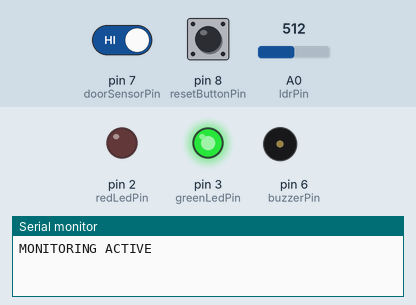
This sketch was run on a simulated Arduino Mega 2560, built with avr-gcc and run on an emulated ATmega2560. Shown: output pins drawn as LEDs (lit = HIGH), buzzer (waves = sounding, pin HIGH), the last lines printed to the serial monitor. Dashed ring = blinking. The test bench sets the inputs (shaded band); at power-on: A0 (ldrPin) = 512, pin 7 (doorSensorPin) HIGH, pin 8 (resetButtonPin) HIGH.

Above: at 1.2 s.
1.3 s: A0 (ldrPin) set to 584
3.0 s: A0 (ldrPin) set to 616
At 3.9 s:
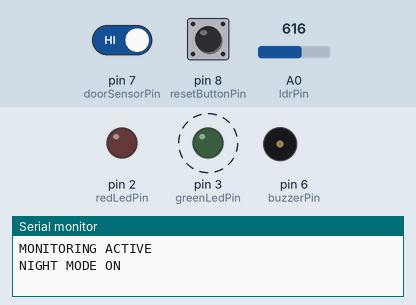
6.0 s: pin 7 (doorSensorPin) driven LOW
At 7.05 s:
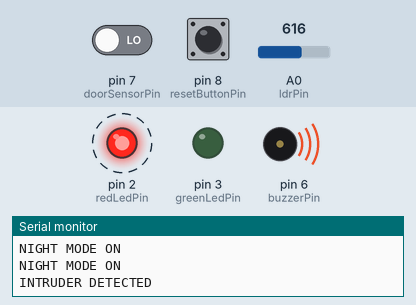
9.0 s: pin 8 (resetButtonPin) pulled LOW for 0.15 s
At 9.9 s:
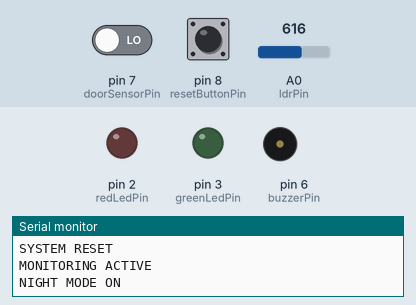
12.1 s: pin 8 (resetButtonPin) pulled LOW for 3.2 s
16.8 s: A0 (ldrPin) set to 590
At 18.05 s:
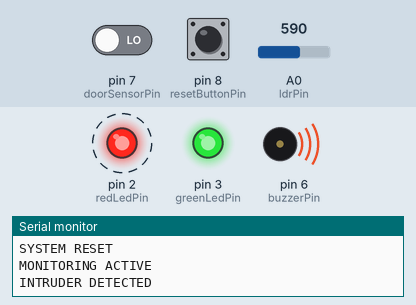
Timing chart, 0 to 20.8 s (numbered marks = the images above; inputs shaded):
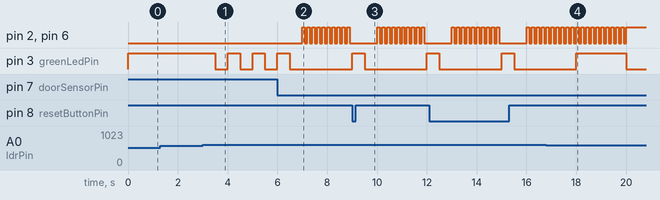

Measured:
- the behaviour switches between 600 and 601 on A0 (ldrPin) (found by bisection; images 0 and 1)
- after the input at 1.3 s, every drawn part: stays the same
- after the input at 3.0 s, pin 3 (greenLedPin): alternates HIGH for 0.50 s and LOW for 0.50 s, starting after 0.50 s
- after the input at 6.0 s, pin 2 (redLedPin), pin 6 (buzzerPin): alternates HIGH for 0.10 s and LOW for 0.10 s, starting after 1.0 s; pin 3 (greenLedPin): goes on until 6.5 s, then stays LOW
- after the input at 9.0 s, pin 3 (greenLedPin): LOW → HIGH at once, → LOW 0.50 s later, → HIGH 2.5 s later

The sketch:

novea.ino
```cpp
// Smart Nova Solutions Security Alarm System
// Arduino Mega 2560

// Pin assignments
const int doorSensorPin = 7;     // Door push button
const int resetButtonPin = 8;    // Reset push button
const int redLedPin = 2;         // Alarm LED
const int greenLedPin = 3;       // Status LED
const int buzzerPin = 6;         // Buzzer
const int ldrPin = A0;           // Light sensor

// State variables
bool alarmActive = false;

void setup() {
  pinMode(doorSensorPin, INPUT_PULLUP);
  pinMode(resetButtonPin, INPUT_PULLUP);
  pinMode(redLedPin, OUTPUT);
  pinMode(greenLedPin, OUTPUT);
  pinMode(buzzerPin, OUTPUT);
  Serial.begin(9600);

  // Start in monitoring mode
  digitalWrite(greenLedPin, HIGH);
  Serial.println("MONITORING ACTIVE");
}

void loop() {
  int doorState = digitalRead(doorSensorPin);
  int resetState = digitalRead(resetButtonPin);
  int ldrValue = analogRead(ldrPin);

  // Night mode check
  if (!alarmActive) {
    if (ldrValue > 600) {
      // Dark → Night mode
      Serial.println("NIGHT MODE ON");
      digitalWrite(greenLedPin, HIGH);
      delay(500);
      digitalWrite(greenLedPin, LOW);
      delay(500);
    } else {
      // Normal monitoring
      digitalWrite(greenLedPin, HIGH);
    }
  }

  // Door sensor pressed → intruder detected
  if (doorState == LOW && !alarmActive) {
    alarmActive = true;
    Serial.println("INTRUDER DETECTED");

    // Flash red LED rapidly 10 times
    for (int i = 0; i < 10; i++) {
      digitalWrite(redLedPin, HIGH);
      digitalWrite(buzzerPin, HIGH);
      delay(100);
      digitalWrite(redLedPin, LOW);
      digitalWrite(buzzerPin, LOW);
      delay(100);
    }

    // Keep alarm ON
    digitalWrite(redLedPin, HIGH);
    digitalWrite(buzzerPin, HIGH);
    digitalWrite(greenLedPin, LOW);
  }

  // Reset button pressed → turn alarm off
  if (resetState == LOW && alarmActive) {
    alarmActive = false;
    Serial.println("SYSTEM RESET");

    // Turn off alarm
    digitalWrite(redLedPin, LOW);
    digitalWrite(buzzerPin, LOW);

    // Return to monitoring
    digitalWrite(greenLedPin, HIGH);
    Serial.println("MONITORING ACTIVE");
  }
}
```
